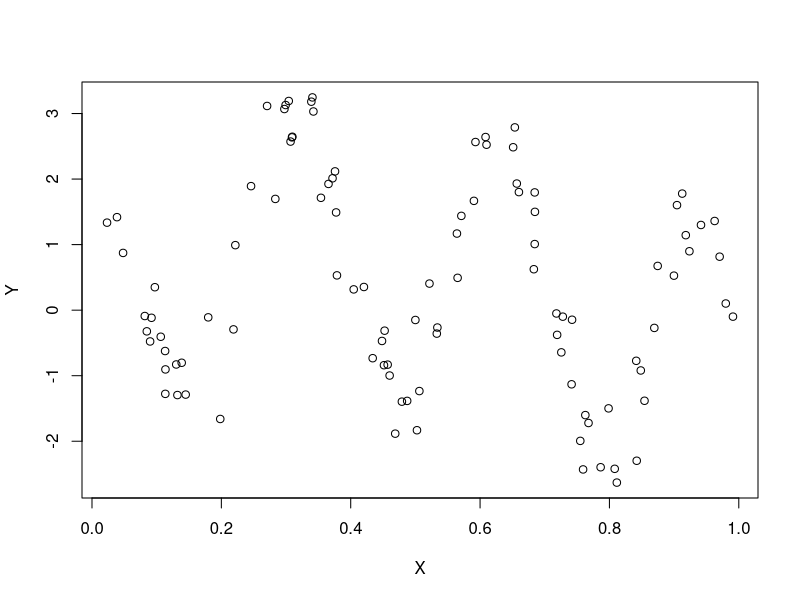
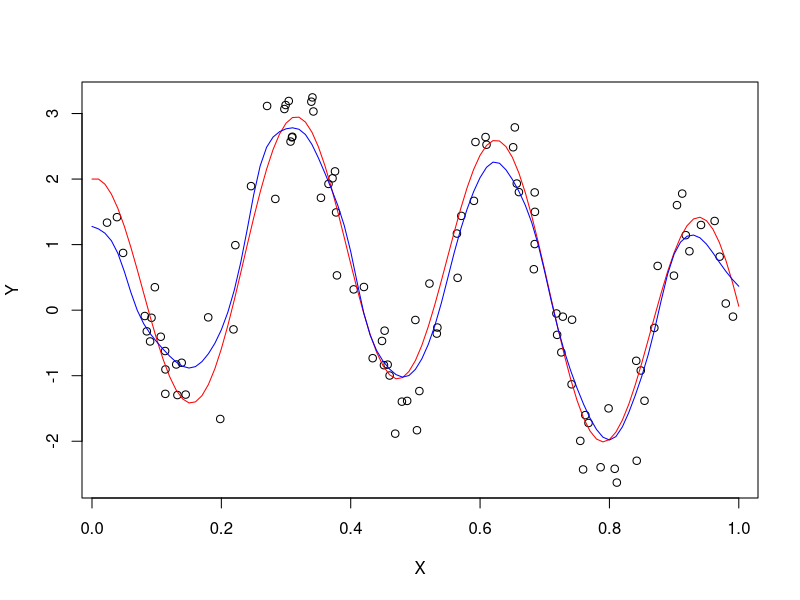

R code for these plots, in order:
# Univariate case --------------------------------------------------------------
n <- 100
sigma.sq <- 0.5
f <- function(X){return(sin(4*X) + (2*cos(20*X)))}
#f <- function(X){return(ifelse(X<0.3, 1, ifelse(X>0.6, 0.5, 0)))}
X <- runif(n, 0, 1)
e <- rnorm(n, 0, sigma.sq)
Y <- f(X) + e
#Y <- f(X+e)
plot(Y~X)

#K <- function(x){return(ifelse(-1<x & x<1, 0.5, 0))}
K <- function(x){return(dnorm(x, 0,1))}
den <- function(x, h){return(mean(K((x - X) / h)))}
reg <- function(x, h){return(mean(Y * K((x - X) / h)) / den(x, h))}

h = 0.025
x <- seq(0, 1, by=0.01)
y <- rep(0, length(x))
for (i in 1:length(x)) {
  y[i] <-  reg(x[i], h)
}
plot(Y~X)
points(f(x)~x, type="l", ylab="y", col="red")
points(y~x, type="l", col="blue")


# Multivariate case ------------------------------------------------------------
n <- 100
p <- 3
sigma.sq <- 0.05
f <- function(X){
  z <- sin(4*X[, 1]) + 2 * cos(20*X[, 2]) - 3*X[, 3]
  return(z)
}
X <- matrix(runif(n*p, min = -1, max = 1), ncol = p)
e <- rnorm(n, 0, sigma.sq)
Y <- f(X) + e
